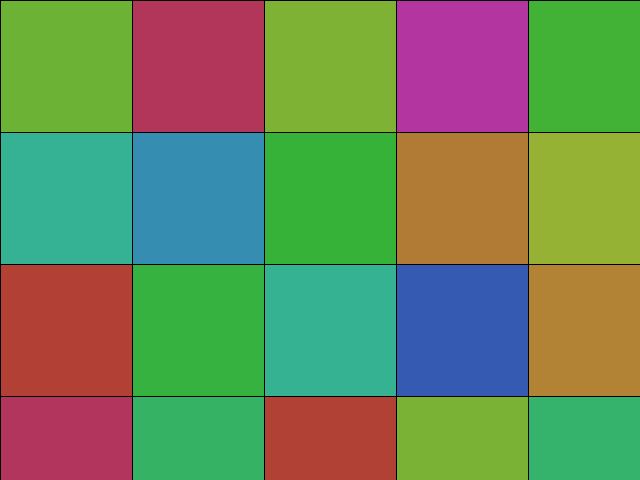
Frame 1 (no input)
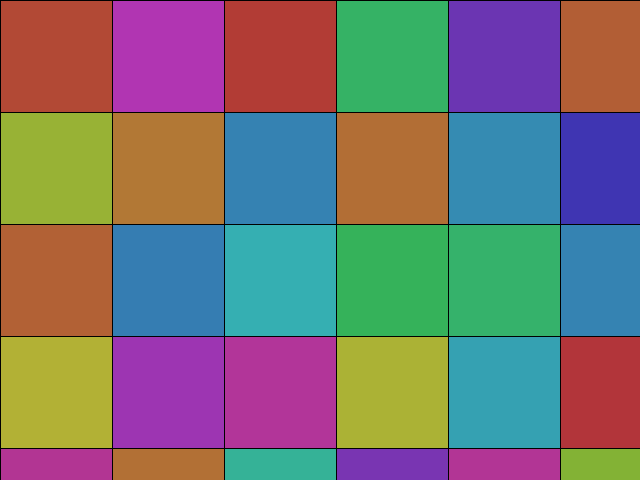
Frame 60 (the mouse pressed at the canvas centre just before this capture)
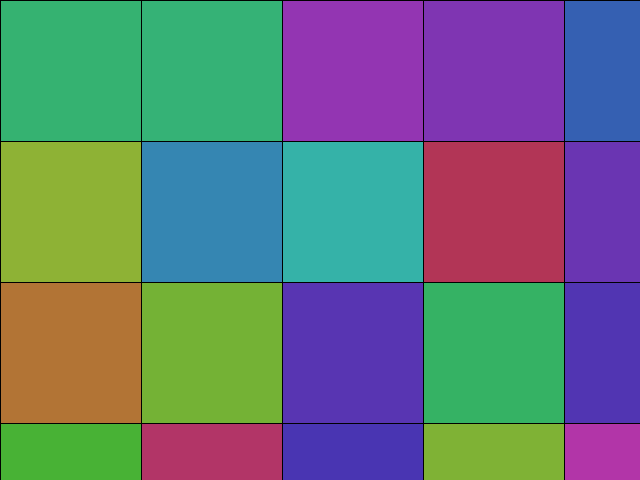
Frame 120 (the mouse held since frame 60 and released just before this capture)

The Processing sketch that drew these frames (run headless with seeded random() and noise(); from frame 60 on, the mouse is pressed at the canvas centre):

// Processing sketch: processing_168905
// ── processing_168905.pde

void setup(){
size(640,480);
colorMode (HSB,100);
frameRate (20);
}
int s=10;

void draw (){
  s= int(random(10,200));
  for (int y=0; y<height; y=y+s){
    for (int x=0; x<width; x=x+s){
      fill(random(100),70,70);
      rect(x,y,s,s);
  }
  }
}
